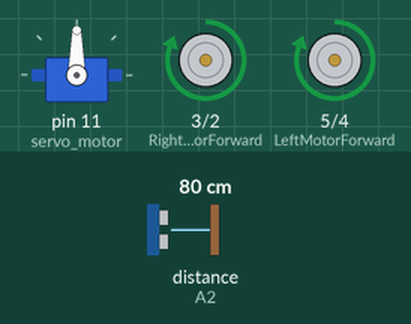
Bench run of a sketch on a simulated Arduino Uno, built with avr-gcc and run on an emulated ATmega328P. Shown: servo, motor-driver pin pairs drawn as motors (green arrow = first pin HIGH = forward, orange = second pin HIGH = backward, longer = more drive). Inputs (shaded band) come from the test bench; at power-on: distance to the obstacle (sensor on A2) 80 cm. The echo pulse lasts 58.3 µs per cm.

Above: at 3.9 s.
4.0 s: distance to the obstacle (sensor on A2) set to 23 cm
5.5 s: distance to the obstacle (sensor on A2) set to 19 cm
At 7.1 s:
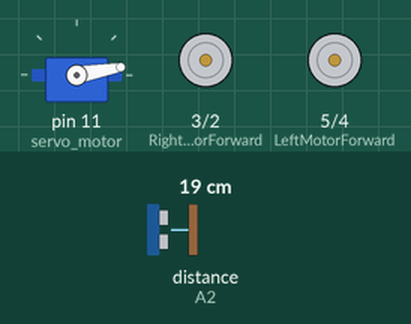
11.5 s: distance to the obstacle (sensor on A2) set to 35 cm
At 12.5 s:
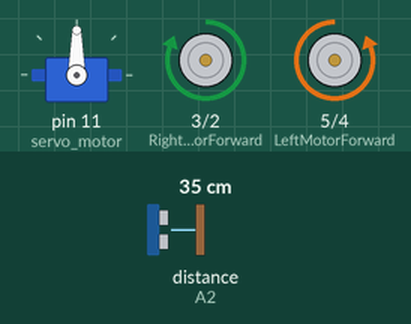
14.1 s: distance to the obstacle (sensor on A2) set to 2 cm
At 16.7 s:
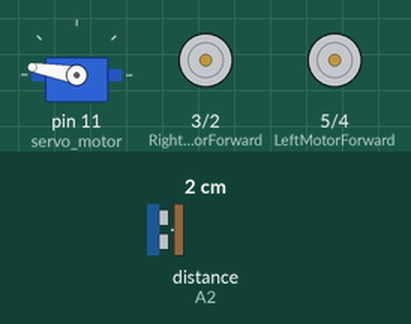
Timing chart, 0 to 18.1 s (numbered marks = the images above; inputs shaded):
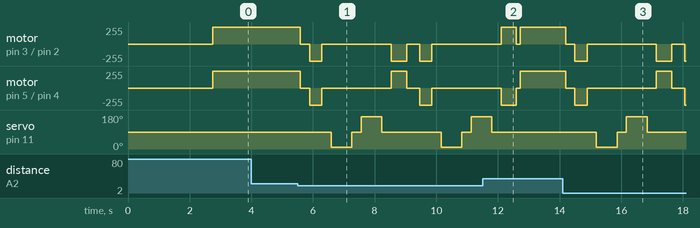

The sketch:

simple-obstacle-avoidance-robot.ino
```cpp
#include <Servo.h>          //Servo motor library. This is standard library
#include <NewPing.h>        //Ultrasonic sensor function library. You must install this library from here https://playground.arduino.cc/Code/NewPing/

//our L298N control pins -- replace the pin to match your schematics
const int LeftMotorForward = 5;
const int LeftMotorBackward = 4;
const int RightMotorForward = 3;
const int RightMotorBackward = 2;

//sensor pins -- replace the pin to match your schematics
#define trig_pin A1 //analog input 1
#define echo_pin A2 //analog input 2

#define maximum_distance 200
boolean goesForward = false;
int distance = 100;

NewPing sonar(trig_pin, echo_pin, maximum_distance); //sensor function
Servo servo_motor; //our servo name


void setup(){

  pinMode(RightMotorForward, OUTPUT);
  pinMode(LeftMotorForward, OUTPUT);
  pinMode(LeftMotorBackward, OUTPUT);
  pinMode(RightMotorBackward, OUTPUT);

  servo_motor.attach(11); //our servo pin

  servo_motor.write(90);
  delay(2000);
  distance = readPing();
  delay(100);
  distance = readPing();
  delay(100);
  distance = readPing();
  delay(100);
  distance = readPing();
  delay(100);
}

void loop(){

  int distanceRight = 0;
  int distanceLeft = 0;
  delay(50);

  if (distance <= 20){
    moveStop();
    delay(300);
    moveBackward();
    delay(400);
    moveStop();
    delay(300);
    distanceRight = lookRight();
    delay(300);
    distanceLeft = lookLeft();
    delay(300);

    if (distance >= distanceLeft){
      turnRight();
      moveStop();
    }
    else{
      turnLeft();
      moveStop();
    }
  }
  else{
    moveForward();
  }
    distance = readPing();
}

int lookRight(){
  servo_motor.write(10);
  delay(500);
  int distance = readPing();
  delay(100);
  servo_motor.write(90);
  return distance;
}

int lookLeft(){
  servo_motor.write(170);
  delay(500);
  int distance = readPing();
  delay(100);
  servo_motor.write(90);
  return distance;
  delay(100);
}

int readPing(){
  delay(70);
  int cm = sonar.ping_cm();
  if (cm==0){
    cm=250;
  }
  return cm;
}

void moveStop(){

  digitalWrite(RightMotorForward, LOW);
  digitalWrite(LeftMotorForward, LOW);
  digitalWrite(RightMotorBackward, LOW);
  digitalWrite(LeftMotorBackward, LOW);
}

void moveForward(){

  if(!goesForward){

    goesForward=true;

    digitalWrite(LeftMotorForward, HIGH);
    digitalWrite(RightMotorForward, HIGH);

    digitalWrite(LeftMotorBackward, LOW);
    digitalWrite(RightMotorBackward, LOW);
  }
}

void moveBackward(){

  goesForward=false;

  digitalWrite(LeftMotorBackward, HIGH);
  digitalWrite(RightMotorBackward, HIGH);

  digitalWrite(LeftMotorForward, LOW);
  digitalWrite(RightMotorForward, LOW);

}

void turnRight(){

  digitalWrite(LeftMotorForward, HIGH);
  digitalWrite(RightMotorBackward, HIGH);

  digitalWrite(LeftMotorBackward, LOW);
  digitalWrite(RightMotorForward, LOW);

  delay(500);

  digitalWrite(LeftMotorForward, HIGH);
  digitalWrite(RightMotorForward, HIGH);

  digitalWrite(LeftMotorBackward, LOW);
  digitalWrite(RightMotorBackward, LOW);


}

void turnLeft(){

  digitalWrite(LeftMotorBackward, HIGH);
  digitalWrite(RightMotorForward, HIGH);

  digitalWrite(LeftMotorForward, LOW);
  digitalWrite(RightMotorBackward, LOW);

  delay(500);

  digitalWrite(LeftMotorForward, HIGH);
  digitalWrite(RightMotorForward, HIGH);

  digitalWrite(LeftMotorBackward, LOW);
  digitalWrite(RightMotorBackward, LOW);
}
```

Measured:
- the behaviour switches between 21 and 20 cm on distance to the obstacle (sensor on A2) (found by bisection; images 0 and 1)
- after the input at 4.0 s, every drawn part: stays the same
- after the input at 11.5 s, servo on pin 11 (servo_motor): goes on until 11.8 s, then stays 90°
